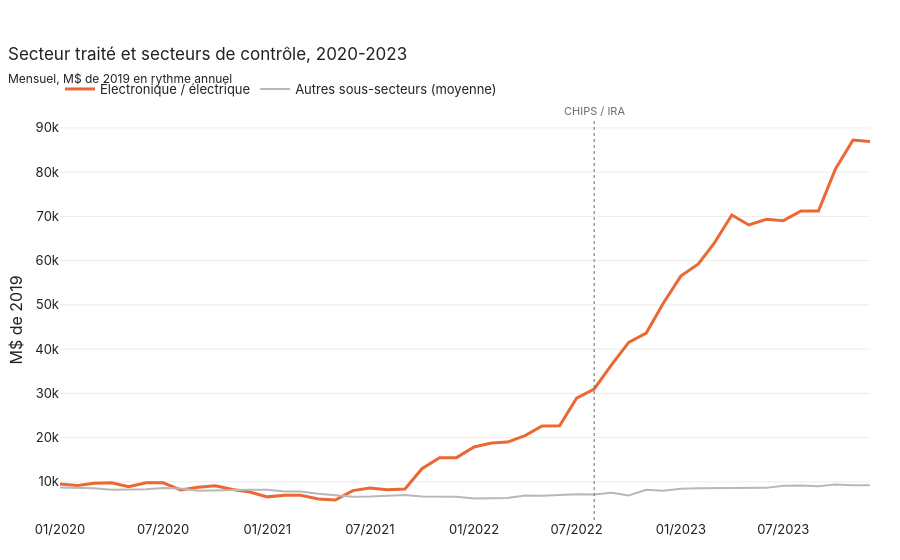

Write notebook code for a chart like this one.
### Markdown cell above
Les deux groupes évoluent de façon comparable en 2019-2021. En 2024, le secteur traité est multiplié par 10 alors que les secteurs de contrôle gagnent environ 45 %.
Avant 2019, la série traitée fluctue fortement, ce qui fragilise l'hypothèse de tendances parallèles sur une fenêtre longue.

### Code cell
plot_monthly(census.with_columns(pl.mean_horizontal(CONTROLS).alias('controls')), 'date', [TREATED, 'controls'],
             date(2020, 1, 1), date(2023, 12, 1), highlight=TREATED,
             title='Secteur traité et secteurs de contrôle, 2020-2023',
             subtitle='Mensuel, M$ de 2019 en rythme annuel', ytitle='M$ de 2019')

### Figure 1 — Plotly figure (JSON) as saved in the notebook; plotly's stock layout.template omitted (floating-point values rounded to 4 significant figures)
{"data": [{"hovertemplate": "Électronique / électrique : %{y:,.0f}<extra></extra>", "line": {"color": "#eb6834", "width": 3}, "mode": "lines", "name": "Électronique / électrique", "type": "scatter", "x": ["2020-01-01", "2020-02-01", "2020-03-01", "2020-04-01", "2020-05-01", "2020-06-01", "2020-07-01", "2020-08-01", "2020-09-01", "2020-10-01", "2020-11-01", "2020-12-01", "2021-01-01", "2021-02-01", "2021-03-01", "2021-04-01", "2021-05-01", "2021-06-01", "2021-07-01", "2021-08-01", "2021-09-01", "2021-10-01", "2021-11-01", "2021-12-01", "2022-01-01", "2022-02-01", "2022-03-01", "2022-04-01", "2022-05-01", "2022-06-01", "2022-07-01", "2022-08-01", "2022-09-01", "2022-10-01", "2022-11-01", "2022-12-01", "2023-01-01", "2023-02-01", "2023-03-01", "2023-04-01", "2023-05-01", "2023-06-01", "2023-07-01", "2023-08-01", "2023-09-01", "2023-10-01", "2023-11-01", "2023-12-01"], "y": [9487.0, 9190.0, 9707.0, 9812.0, 8890.0, 9779.0, 9770.0, 8175.0, 8791.0, 9113.0, 8255.0, 7705.0, 6606.0, 6950.0, 6949.0, 6106.0, 5896.0, 8020.0, 8583.0, 8225.0, 8369.0, 12970.0, 15450.0, 15470.0, 17880.0, 18800.0, 18990.0, 20440.0, 22620.0, 22650.0, 28900.0, 30990.0, 36470.0, 41540.0, 43620.0, 50370.0, 56500.0, 59250.0, 63950.0, 70330.0, 68060.0, 69370.0, 69040.0, 71230.0, 71230.0, 80730.0, 87270.0, 86940.0]}, {"hovertemplate": "Autres sous-secteurs (moyenne) : %{y:,.0f}<extra></extra>", "line": {"color": "#b8b8b8", "width": 2}, "mode": "lines", "name": "Autres sous-secteurs (moyenne)", "type": "scatter", "x": ["2020-01-01", "2020-02-01", "2020-03-01", "2020-04-01", "2020-05-01", "2020-06-01", "2020-07-01", "2020-08-01", "2020-09-01", "2020-10-01", "2020-11-01", "2020-12-01", "2021-01-01", "2021-02-01", "2021-03-01", "2021-04-01", "2021-05-01", "2021-06-01", "2021-07-01", "2021-08-01", "2021-09-01", "2021-10-01", "2021-11-01", "2021-12-01", "2022-01-01", "2022-02-01", "2022-03-01", "2022-04-01", "2022-05-01", "2022-06-01", "2022-07-01", "2022-08-01", "2022-09-01", "2022-10-01", "2022-11-01", "2022-12-01", "2023-01-01", "2023-02-01", "2023-03-01", "2023-04-01", "2023-05-01", "2023-06-01", "2023-07-01", "2023-08-01", "2023-09-01", "2023-10-01", "2023-11-01", "2023-12-01"], "y": [8699.0, 8550.0, 8560.0, 8192.0, 8286.0, 8329.0, 8607.0, 8514.0, 7979.0, 8099.0, 8067.0, 8188.0, 8207.0, 7842.0, 7834.0, 7285.0, 6945.0, 6653.0, 6703.0, 6904.0, 7027.0, 6688.0, 6699.0, 6630.0, 6240.0, 6364.0, 6339.0, 6926.0, 6848.0, 7016.0, 7173.0, 7133.0, 7517.0, 6928.0, 8203.0, 8002.0, 8451.0, 8559.0, 8582.0, 8620.0, 8559.0, 8638.0, 9109.0, 9167.0, 8989.0, 9390.0, 9252.0, 9253.0]}], "layout": {"annotations": [{"font": {"color": "#6b6b6b", "size": 11}, "showarrow": false, "text": "CHIPS / IRA", "x": "2022-08-01", "xanchor": "center", "y": 1, "yanchor": "bottom", "yref": "paper"}], "shapes": [{"line": {"color": "#6b6b6b", "dash": "dot", "width": 1}, "type": "line", "x0": "2022-08-01", "x1": "2022-08-01", "xref": "x", "y0": 0, "y1": 1, "yref": "y domain"}], "title": {"subtitle": {"text": "Mensuel, M$ de 2019 en rythme annuel"}, "text": "Secteur traité et secteurs de contrôle, 2020-2023"}, "xaxis": {"dtick": "M6", "tickformat": "%m/%Y"}, "yaxis": {"title": {"text": "M$ de 2019"}}}}
